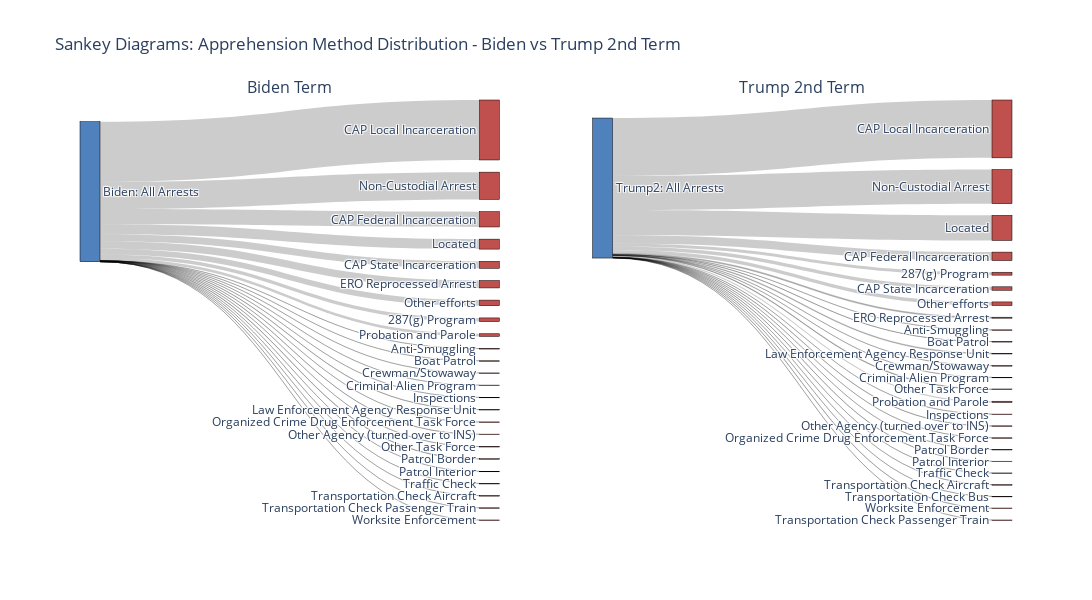

Notebook code cell kept with this figure:
### Code cell
fig.show()

### Figure 1 — Plotly figure (JSON) as saved in the notebook; plotly's stock layout.template omitted (floating-point values rounded to 4 significant figures)
{"data": [{"domain": {"x": [0, 0.45], "y": [0, 1]}, "link": {"label": ["287(g) Program: 3998 (2.6%)", "Anti-Smuggling: 36 (0.0%)", "Boat Patrol: 5 (0.0%)", "CAP Federal Incarceration: 16720 (10.9%)", "CAP Local Incarceration: 65417 (42.8%)", "CAP State Incarceration: 7698 (5.0%)", "Crewman/Stowaway: 3 (0.0%)", "Criminal Alien Program: 2 (0.0%)", "ERO Reprocessed Arrest: 8090 (5.3%)", "Inspections: 48 (0.0%)", "Law Enforcement Agency Response Unit: 263 (0.2%)", "Located: 10877 (7.1%)", "Non-Custodial Arrest: 29791 (19.5%)", "Organized Crime Drug Enforcement Task Force: 40 (0.0%)", "Other Agency (turned over to INS): 214 (0.1%)", "Other Task Force: 52 (0.0%)", "Other efforts: 6144 (4.0%)", "Patrol Border: 403 (0.3%)", "Patrol Interior: 2 (0.0%)", "Probation and Parole: 2868 (1.9%)", "Traffic Check: 3 (0.0%)", "Transportation Check Aircraft: 5 (0.0%)", "Transportation Check Passenger Train: 1 (0.0%)", "Worksite Enforcement: 22 (0.0%)"], "source": [0, 0, 0, 0, 0, 0, 0, 0, 0, 0, 0, 0, 0, 0, 0, 0, 0, 0, 0, 0, 0, 0, 0, 0], "target": [1, 2, 3, 4, 5, 6, 7, 8, 9, 10, 11, 12, 13, 14, 15, 16, 17, 18, 19, 20, 21, 22, 23, 24], "value": [3998, 36, 5, 16720, 65417, 7698, 3, 2, 8090, 48, 263, 10877, 29791, 40, 214, 52, 6144, 403, 2, 2868, 3, 5, 1, 22]}, "node": {"color": ["#4F81BD", "#C0504D", "#C0504D", "#C0504D", "#C0504D", "#C0504D", "#C0504D", "#C0504D", "#C0504D", "#C0504D", "#C0504D", "#C0504D", "#C0504D", "#C0504D", "#C0504D", "#C0504D", "#C0504D", "#C0504D", "#C0504D", "#C0504D", "#C0504D", "#C0504D", "#C0504D", "#C0504D", "#C0504D"], "label": ["Biden: All Arrests", "287(g) Program", "Anti-Smuggling", "Boat Patrol", "CAP Federal Incarceration", "CAP Local Incarceration", "CAP State Incarceration", "Crewman/Stowaway", "Criminal Alien Program", "ERO Reprocessed Arrest", "Inspections", "Law Enforcement Agency Response Unit", "Located", "Non-Custodial Arrest", "Organized Crime Drug Enforcement Task Force", "Other Agency (turned over to INS)", "Other Task Force", "Other efforts", "Patrol Border", "Patrol Interior", "Probation and Parole", "Traffic Check", "Transportation Check Aircraft", "Transportation Check Passenger Train", "Worksite Enforcement"], "line": {"color": "black", "width": 0.5}, "pad": 15, "thickness": 20}, "type": "sankey"}, {"domain": {"x": [0.55, 1], "y": [0, 1]}, "link": {"label": ["287(g) Program: 2306 (2.1%)", "Anti-Smuggling: 45 (0.0%)", "Boat Patrol: 7 (0.0%)", "CAP Federal Incarceration: 6668 (6.0%)", "CAP Local Incarceration: 45664 (41.3%)", "CAP State Incarceration: 2717 (2.5%)", "Crewman/Stowaway: 2 (0.0%)", "Criminal Alien Program: 2 (0.0%)", "ERO Reprocessed Arrest: 784 (0.7%)", "Inspections: 55 (0.0%)", "Law Enforcement Agency Response Unit: 579 (0.5%)", "Located: 19792 (17.9%)", "Non-Custodial Arrest: 26975 (24.4%)", "Organized Crime Drug Enforcement Task Force: 10 (0.0%)", "Other Agency (turned over to INS): 225 (0.2%)", "Other Task Force: 447 (0.4%)", "Other efforts: 2845 (2.6%)", "Patrol Border: 68 (0.1%)", "Patrol Interior: 49 (0.0%)", "Probation and Parole: 962 (0.9%)", "Traffic Check: 57 (0.1%)", "Transportation Check Aircraft: 8 (0.0%)", "Transportation Check Bus: 5 (0.0%)", "Transportation Check Passenger Train: 1 (0.0%)", "Worksite Enforcement: 228 (0.2%)"], "source": [0, 0, 0, 0, 0, 0, 0, 0, 0, 0, 0, 0, 0, 0, 0, 0, 0, 0, 0, 0, 0, 0, 0, 0, 0], "target": [1, 2, 3, 4, 5, 6, 7, 8, 9, 10, 11, 12, 13, 14, 15, 16, 17, 18, 19, 20, 21, 22, 23, 24, 25], "value": [2306, 45, 7, 6668, 45664, 2717, 2, 2, 784, 55, 579, 19792, 26975, 10, 225, 447, 2845, 68, 49, 962, 57, 8, 5, 1, 228]}, "node": {"color": ["#4F81BD", "#C0504D", "#C0504D", "#C0504D", "#C0504D", "#C0504D", "#C0504D", "#C0504D", "#C0504D", "#C0504D", "#C0504D", "#C0504D", "#C0504D", "#C0504D", "#C0504D", "#C0504D", "#C0504D", "#C0504D", "#C0504D", "#C0504D", "#C0504D", "#C0504D", "#C0504D", "#C0504D", "#C0504D", "#C0504D"], "label": ["Trump2: All Arrests", "287(g) Program", "Anti-Smuggling", "Boat Patrol", "CAP Federal Incarceration", "CAP Local Incarceration", "CAP State Incarceration", "Crewman/Stowaway", "Criminal Alien Program", "ERO Reprocessed Arrest", "Inspections", "Law Enforcement Agency Response Unit", "Located", "Non-Custodial Arrest", "Organized Crime Drug Enforcement Task Force", "Other Agency (turned over to INS)", "Other Task Force", "Other efforts", "Patrol Border", "Patrol Interior", "Probation and Parole", "Traffic Check", "Transportation Check Aircraft", "Transportation Check Bus", "Transportation Check Passenger Train", "Worksite Enforcement"], "line": {"color": "black", "width": 0.5}, "pad": 15, "thickness": 20}, "type": "sankey"}], "layout": {"annotations": [{"font": {"size": 16}, "showarrow": false, "text": "Biden Term", "x": 0.225, "xanchor": "center", "xref": "paper", "y": 1, "yanchor": "bottom", "yref": "paper"}, {"font": {"size": 16}, "showarrow": false, "text": "Trump 2nd Term", "x": 0.775, "xanchor": "center", "xref": "paper", "y": 1, "yanchor": "bottom", "yref": "paper"}], "font": {"size": 12}, "height": 600, "title": {"text": "Sankey Diagrams: Apprehension Method Distribution - Biden vs Trump 2nd Term"}, "width": 1200}}
